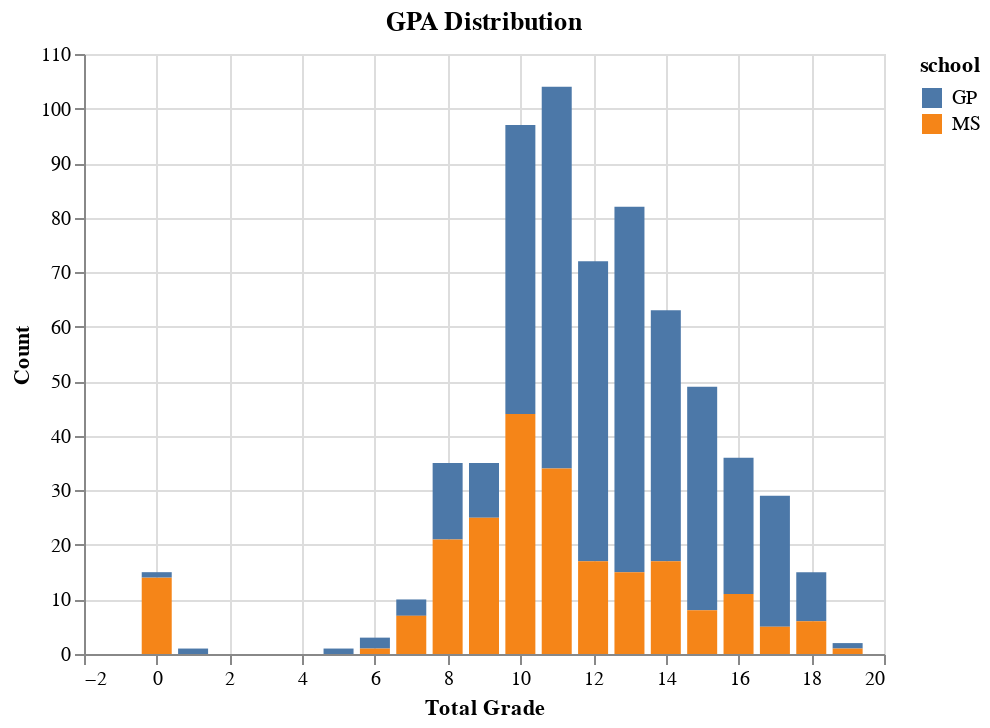

This figure's notebook cell:
### Code cell
df_orig2.isna().sum().sum()

alt.Chart(df_orig2).mark_bar(width = 15).encode(
    x=alt.X('G3',title='Total Grade'),
    y = alt.Y('count(G3)',title='Count'),
    color='school'
).properties(title='GPA Distribution')

### Figure 1 — Vega-Lite specification as saved in the notebook (floating-point values rounded to 4 significant figures; data arrays with more than 128 entries replaced by an {"elided": "..."} marker saying what was removed)
{"config": {"view": {"continuousWidth": 400, "continuousHeight": 300}}, "data": {"name": "data-2598c03e4b3391988ca14a0c16e86572"}, "mark": {"type": "bar", "width": 15}, "encoding": {"color": {"type": "nominal", "field": "school"}, "x": {"type": "quantitative", "field": "G3", "title": "Total Grade"}, "y": {"type": "quantitative", "aggregate": "count", "field": "G3", "title": "Count"}}, "title": "GPA Distribution", "$schema": "https://vega.github.io/schema/vega-lite/v4.8.1.json", "datasets": {"data-2598c03e4b3391988ca14a0c16e86572": {"elided": "649 records"}}}
